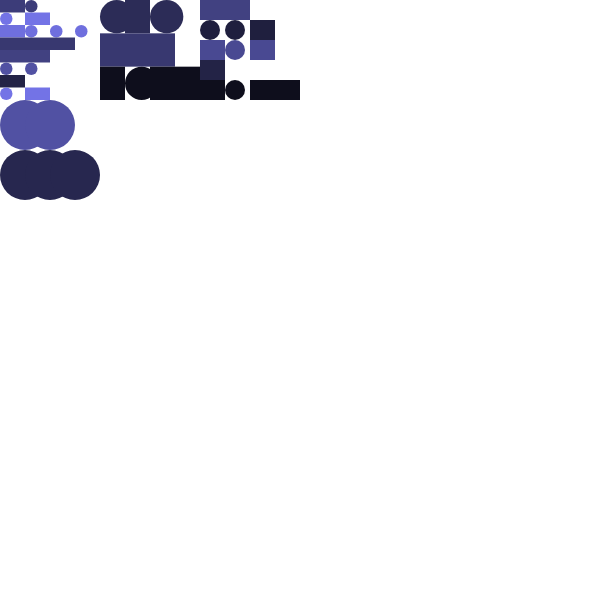
Frame 1 (no input)
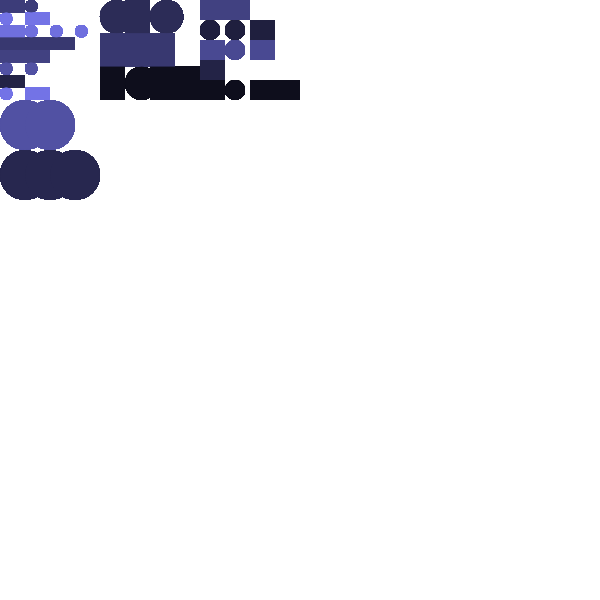
Frame 60 (no input)
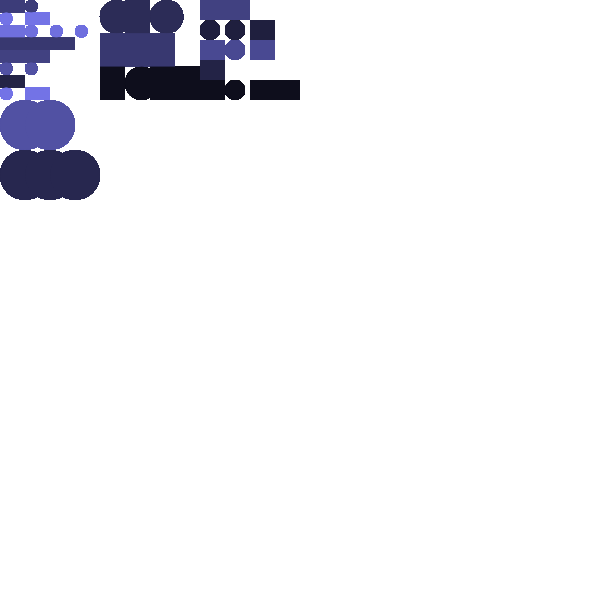
Frame 120 (the mouse pressed at the canvas centre since frame 60)

The p5.js sketch that drew these frames (run headless with seeded random() and noise() and a simulated clock; from frame 60 on, the mouse is pressed at the canvas centre):

// p5.js sketch
// ── sketch.js
function setup(){
  createCanvas(600,600);
  background(255);
}

function draw(){
  renderGrid("Nabomita", 0, 0);
  renderGrid("Roy", 100, 0);
  renderGrid("Mukty", 200, 0);
  renderGrid("is", 0, 100);
  
}


//function that fills the grid with 0s and 1s to denote dot and dash
function generateWordGrid(theWord){
  let rows = theWord.length;
  let wordArray = new Array(rows);
  for(let i = 0; i < wordArray.length; i++){
    wordArray[i] = morseCodeEncoder(theWord[i]);
  }

  return wordArray;
}


//function that renders the grid
function renderGrid(theWord, offX, offY){
  let wordArray = generateWordGrid(theWord);
  let resX = 100/4;
  let resY = 100/(wordArray.length);
  for(let i = 0; i < wordArray.length; i++){
    for(let j = 0; j < wordArray[i].length; j++){
      let x = offX + (j * resX);
      let y = offY + (i * resY);
      noStroke();
      let letterCode = theWord[i].toUpperCase().charCodeAt(0);
      let colorValue = map(letterCode, 65, 90, 230, 20);
      fill(colorValue/2,colorValue/2,colorValue);
      ellipseMode(CORNER);
      if(wordArray[i][j] == 0){
        ellipse(x,y,resY, resY);
      }
      else if(wordArray[i][j] == 1){
        rect(x,y,resX,resY);
      }
    }
  }
}


//function that codes each letter to morse code
//Here, two means empty cell
function morseCodeEncoder(aLetter){
  let toCheck = aLetter.toUpperCase();
  switch (toCheck) {
    case "A":
      return [0,1,2,2];
      break;
    case "B":
      return [1,0,0,0];
      break;
    case "C":
      return [1,0,1,0];
      break;
    case "D":
      return [1,0,0,2];
      break;
    case "E":
      return [0,2,2,2];
      break;
    case "F":
      return [0,0,1,0];
      break;
    case "G":
      return [1,1,0,2];
      break;
    case "H":
      return [0,0,0,0];
      break;
    case "I":
      return [0,0,2,2];
      break;
    case "J":
      return [0,1,1,1];
      break;
     case "K":
      return [1,0,1,2];
      break;
    case "L":
      return [0,1,0,0];
      break;
    case "M":
      return [1,1,2,2];
      break;
    case "N":
      return [1,0,2,2];
      break;
    case "O":
      return [1,1,1,2];
      break;
    case "P":
      return [0,1,1,0];
      break;
    case "Q":
      return [1,1,0,1];
      break;
    case "R":
      return [0,1,0,2];
      break;
    case "S":
      return [0,0,0,2];
      break;
    case "T":
      return [1,2,2,2];
      break; 
    case "U":
      return [0,0,1,2];
      break;
    case "V":
      return [0,0,0,1];
      break;
    case "W":
      return [0,1,1,2];
      break;
    case "X":
      return [1,0,0,1];
      break;
    case "Y":
      return [1,0,1,1];
      break;
    case "Z":
      return [1,1,0,0];
      break;        
    default:
      return [2,2,2,2];
      break;
  }
}


//function that guesses emotion for each letter
// ── sketch2.js
function setup(){
    createCanvas(900,900);
    background(250);
  }
  
  function draw(){
    renderSentenceGrid(900, 0, 0, "Baby you are all that I want");
    renderSentenceGrid(900, 0, 135, "When you are lying here in my arms");
    
  }
  
  function renderSentenceGrid(gridWidth, xOff, yOff, theSentence){
    let words = theSentence.split(" ");
    let cols = words.length;
    let colSize = gridWidth / cols;
    for(let i = 0; i < words.length; i++){
        let x = xOff + (i * colSize);
        let y = yOff;
        renderGrid(words[i], x, y, colSize);
    }
  }
  
  
  //function that fills the grid with 0s and 1s to denote dot and dash
  function generateWordGrid(theWord){
    let rows = theWord.length;
    let wordArray = new Array(rows);
    for(let i = 0; i < wordArray.length; i++){
      wordArray[i] = morseCodeEncoder(theWord[i]);
    }
  
    return wordArray;
  }
  
  
  //function that renders the grid
  function renderGrid(theWord, offX, offY, gridSize){
    let wordArray = generateWordGrid(theWord);
    let resX = gridSize/4;
    let resY = gridSize/(wordArray.length);
    for(let i = 0; i < wordArray.length; i++){
      for(let j = 0; j < wordArray[i].length; j++){
        let x = offX + (j * resX);
        let y = offY + (i * resY);
        noStroke();
        let letterCode = theWord[i].toUpperCase().charCodeAt(0);
        let colorValue = map(letterCode, 65, 90, 230, 20);
        fill(colorValue);
        ellipseMode(CORNER);
        if(wordArray[i][j] == 0){
          ellipse(x,y,resY, resY);
        }
        else if(wordArray[i][j] == 1){
          rect(x,y,resX,resY);
        }
      }
    }
  }
  
  
  //function that codes each letter to morse code
  //Here, two means empty cell
  function morseCodeEncoder(aLetter){
    let toCheck = aLetter.toUpperCase();
    switch (toCheck) {
      case "A":
        return [0,1,2,2];
        break;
      case "B":
        return [1,0,0,0];
        break;
      case "C":
        return [1,0,1,0];
        break;
      case "D":
        return [1,0,0,2];
        break;
      case "E":
        return [0,2,2,2];
        break;
      case "F":
        return [0,0,1,0];
        break;
      case "G":
        return [1,1,0,2];
        break;
      case "H":
        return [0,0,0,0];
        break;
      case "I":
        return [0,0,2,2];
        break;
      case "J":
        return [0,1,1,1];
        break;
       case "K":
        return [1,0,1,2];
        break;
      case "L":
        return [0,1,0,0];
        break;
      case "M":
        return [1,1,2,2];
        break;
      case "N":
        return [1,0,2,2];
        break;
      case "O":
        return [1,1,1,2];
        break;
      case "P":
        return [0,1,1,0];
        break;
      case "Q":
        return [1,1,0,1];
        break;
      case "R":
        return [0,1,0,2];
        break;
      case "S":
        return [0,0,0,2];
        break;
      case "T":
        return [1,2,2,2];
        break; 
      case "U":
        return [0,0,1,2];
        break;
      case "V":
        return [0,0,0,1];
        break;
      case "W":
        return [0,1,1,2];
        break;
      case "X":
        return [1,0,0,1];
        break;
      case "Y":
        return [1,0,1,1];
        break;
      case "Z":
        return [1,1,0,0];
        break;        
      default:
        return [2,2,2,2];
        break;
    }
  }
  
  
  //function that guesses emotion for each letter
